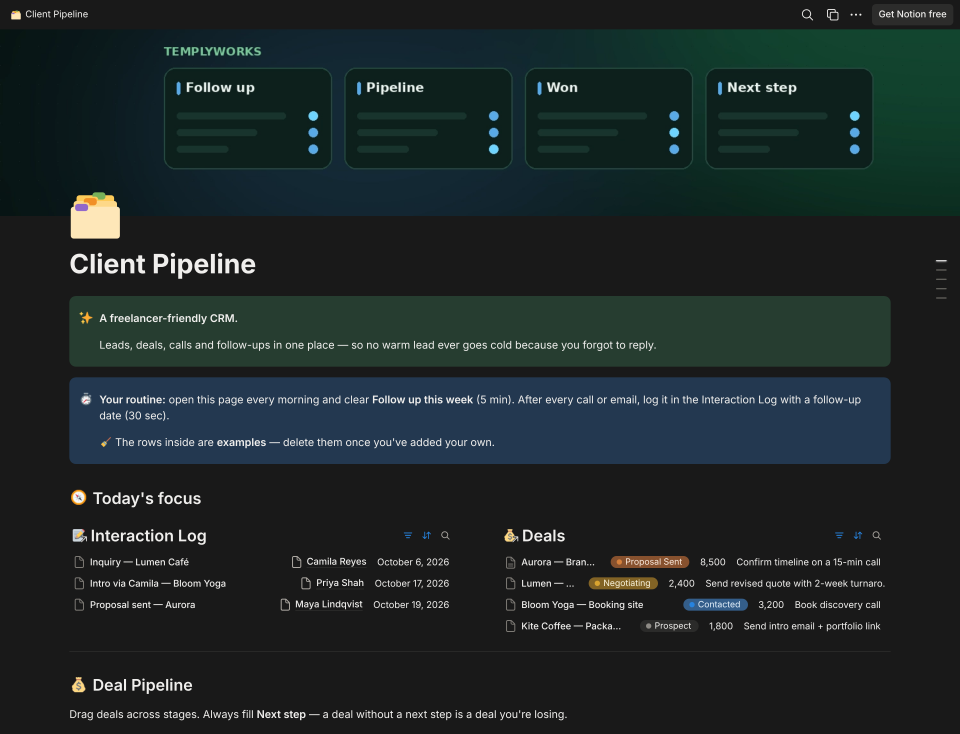
#> input picture product-images/shots/client-pipeline-dark-0.png, 2880 x 2200 px (shown at 1/3 size)
$ python make_bundle_images.py
#> lines starting #> are read from the running program, lines starting #| are printed output that depends on the picture
### product-images/make_product_images.py
"""Templyworks product images (2048x2048), 4 per template, built from real screenshots."""
import os
from PIL import Image, ImageDraw, ImageFont, ImageFilter

HERE = os.path.dirname(os.path.abspath(__file__))
SHOTS = os.path.join(HERE, "shots")
OUT = os.path.join(HERE, "out")
os.makedirs(OUT, exist_ok=True)
S = 2048
BG = (6, 18, 16)
BRAND = (61, 214, 127)
TEXT = (240, 246, 242)
MUTED = (150, 176, 163)
CARD = (13, 31, 27)
LINE = (36, 74, 62)
F = "/usr/share/fonts/opentype/inter/"


def font(w, size):
    return ImageFont.truetype(F + {"b": "InterDisplay-Bold.otf", "sb": "InterDisplay-SemiBold.otf",
                                   "m": "Inter-Medium.otf", "r": "Inter-Regular.otf",
                                   "xb": "InterDisplay-ExtraBold.otf"}[w], size)


EMOJI = ImageFont.truetype("/usr/share/fonts/truetype/noto/NotoColorEmoji.ttf", 109)


# [5 lines left out: function emoji, not called in this run]


def bg(accent):
    img = Image.new("RGB", (S, S), BG)
    g = Image.new("RGB", (S, S), BG)
    d = ImageDraw.Draw(g)
    a = accent
    d.ellipse((1100, -500, 2500, 700), fill=(16, 64, 44))
    d.ellipse((-400, 900, 1200, 2400), fill=tuple(int(c * .22) for c in a))
    img = Image.blend(img, g.filter(ImageFilter.GaussianBlur(220)), 1.0)
    d = ImageDraw.Draw(img)
    for x in range(0, S, 40):
        for y in range(0, S, 40):
            d.point((x, y), fill=(20, 42, 35))
    return img


def logo(d, x, y):
    d.text((x, y), "T", font=font("xb", 64), fill=TEXT)
    d.text((x + 34, y), "W", font=font("xb", 64), fill=BRAND)
    d.text((x + 120, y), "Temply", font=font("b", 60), fill=TEXT)
    w = d.textlength("Temply", font=font("b", 60))
    d.text((x + 120 + w, y), "works", font=font("b", 60), fill=BRAND)


def pill(d, x_right, y, text, accent):
    f = font("sb", 40)
    w = d.textlength(text, font=f)
    x0 = x_right - w - 110
    d.rounded_rectangle((x0, y, x_right, y + 84), radius=42, fill=(245, 248, 246))
    d.ellipse((x0 + 34, y + 33, x0 + 52, y + 51), fill=accent)
    d.text((x0 + 70, y + 18), text, font=f, fill=(12, 26, 20))


# [12 lines left out: function footer, not called in this run]


def headline(d, x, y, lines, accent, size=132):
    f = font("xb", size)
    for i, (txt, acc) in enumerate(lines):
        cx = x
        for part, is_acc in acc_split(txt, acc):
            d.text((cx, y + i * int(size * 1.08)), part, font=f, fill=accent if is_acc else TEXT)
            cx += d.textlength(part, font=f)
    return y + len(lines) * int(size * 1.08)


def acc_split(txt, acc):
    if not acc or acc not in txt:
        return [(txt, False)]
    a, b = txt.split(acc, 1)
    return [(a, False), (acc, True), (b, False)]


def wrap(d, text, f, width):
    words, lines, cur = text.split(), [], ""
    for w in words:
        t = (cur + " " + w).strip()
        if d.textlength(t, font=f) > width:
            lines.append(cur)
            cur = w
        else:
            cur = t
    lines.append(cur)
    return lines


def framed_shot(img, shot, box, title):
    """Paste a screenshot crop into a window frame at box=(x0,y0,x1,y1), cropping bottom."""
    x0, y0, x1, y1 = box
    W = x1 - x0
    bar = 64
    sh = shot.resize((W, int(shot.height * W / shot.width)), Image.LANCZOS)
    H = min(y1 - y0 - bar, sh.height)
    sh = sh.crop((0, 0, W, H))
    # shadow
    shadow = Image.new("RGBA", img.size, (0, 0, 0, 0))
    ImageDraw.Draw(shadow).rounded_rectangle((x0 + 10, y0 + 30, x1 + 10, y0 + bar + H + 40), 36, fill=(0, 0, 0, 170))
    img.paste(Image.alpha_composite(img.convert("RGBA"), shadow.filter(ImageFilter.GaussianBlur(40))).convert("RGB"))
    d = ImageDraw.Draw(img)
    d.rounded_rectangle((x0, y0, x1, y0 + bar + H), 30, fill=(32, 36, 35))
    for i, c in enumerate([(255, 95, 87), (254, 188, 46), (40, 200, 64)]):
        d.ellipse((x0 + 32 + i * 34, y0 + 24, x0 + 52 + i * 34, y0 + 44), fill=c)
    f = font("m", 28)
    w = d.textlength(title, font=f)
    d.text((x0 + (W - w) / 2, y0 + 17), title, font=f, fill=(170, 176, 174))
    mask = Image.new("L", sh.size, 255)
    img.paste(sh, (x0, y0 + bar), mask)
    d.line((x0, y0 + bar, x1, y0 + bar), fill=(50, 54, 53), width=2)


def load_crop(name, y0, y1, x0=0, x1=2880):
#> (the run stopped early here; a loop or call above may not have finished)

$ run again, with product-images/shots/finance-hq-dark-2.png copied over product-images/shots/client-pipeline-dark-0.png
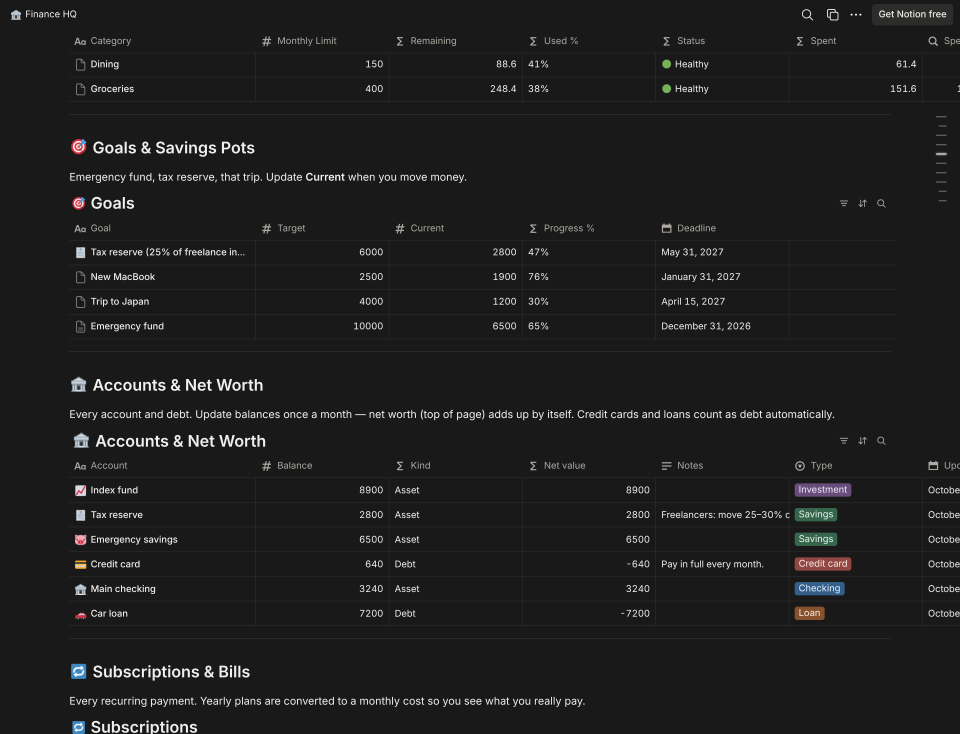
#> input picture product-images/shots/finance-hq-dark-2.png, 2880 x 2200 px (shown at 1/3 size)

$ run again, with product-images/shots/finance-hq-dark-3.png copied over product-images/shots/client-pipeline-dark-0.png
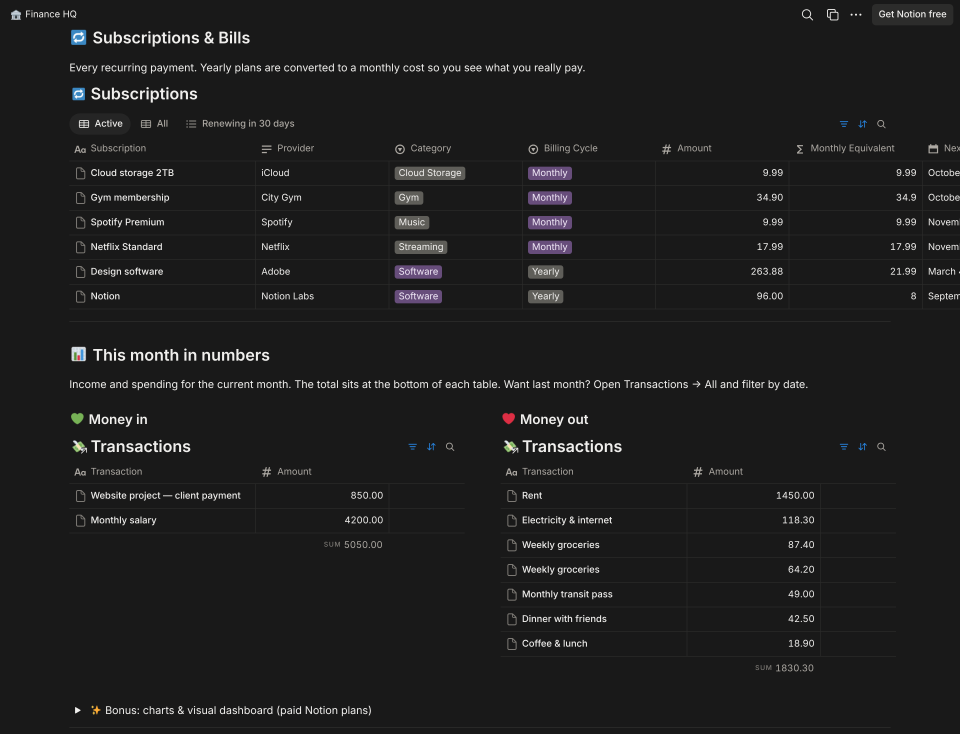
#> input picture product-images/shots/finance-hq-dark-3.png, 2880 x 2200 px (shown at 1/3 size)

$ run again, with product-images/shots/finance-hq-dark-4.png copied over product-images/shots/client-pipeline-dark-0.png
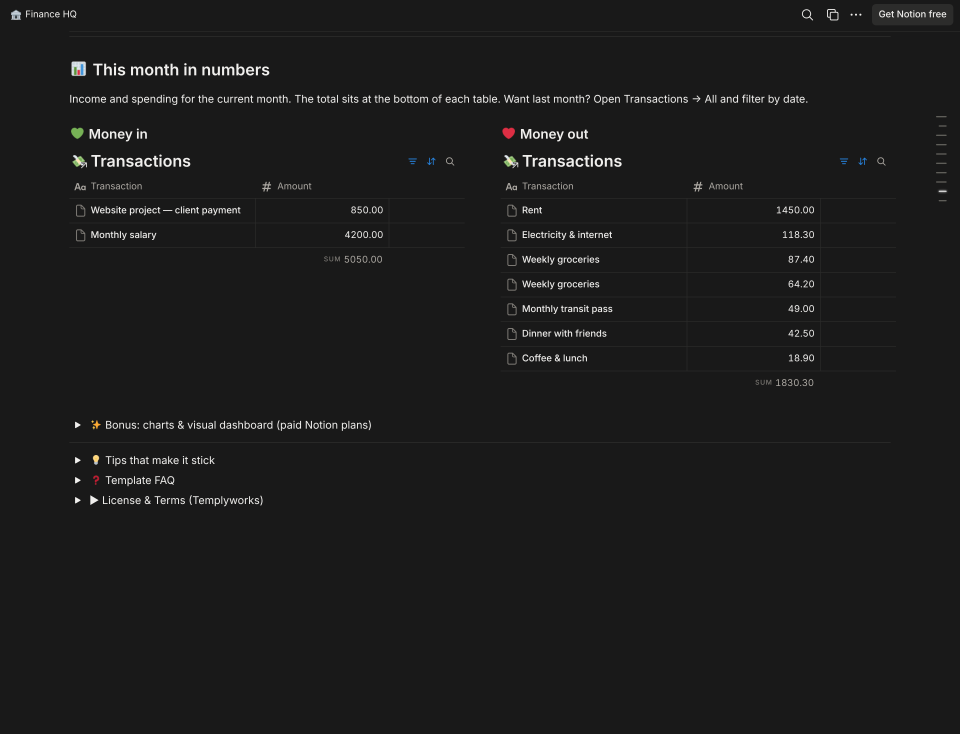
#> input picture product-images/shots/finance-hq-dark-4.png, 2880 x 2200 px (shown at 1/3 size)
